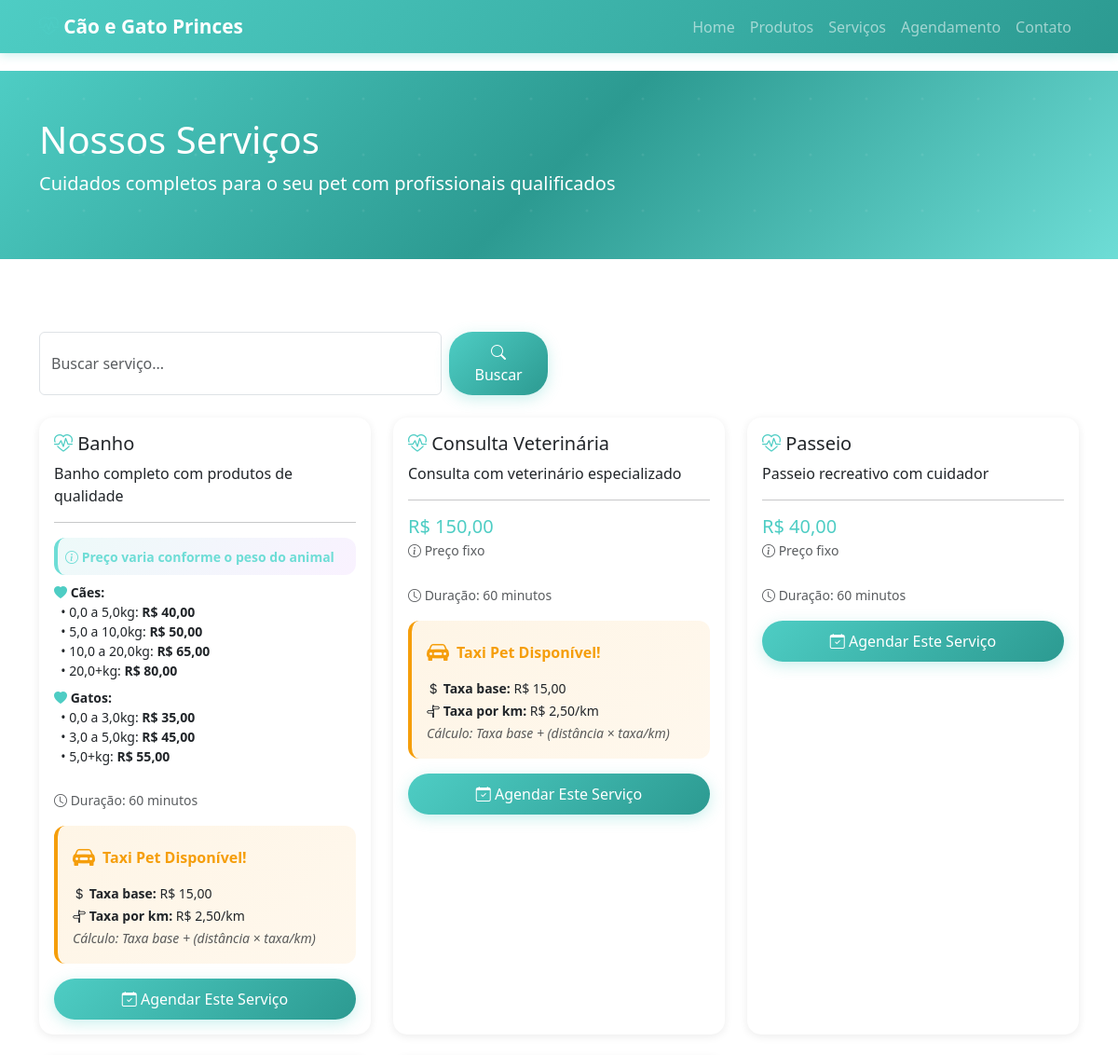
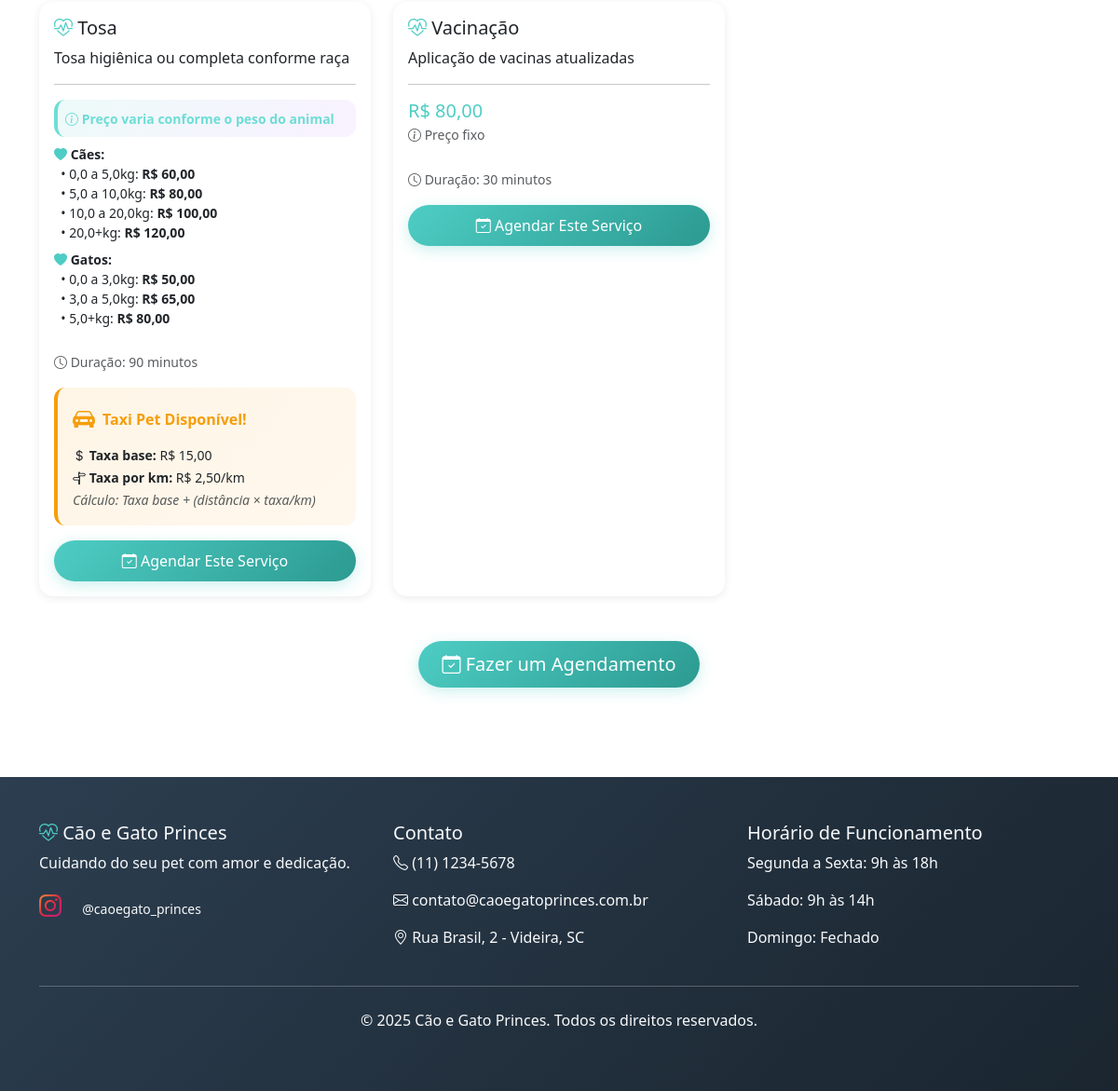
Page /servicos.php on the committed database (2 pictures, top to bottom).
### tables this page shows
CREATE TABLE IF NOT EXISTS servicos (
    id INT AUTO_INCREMENT PRIMARY KEY,
    nome VARCHAR(200) NOT NULL,
    descricao TEXT,
    preco DECIMAL(10, 2) NOT NULL,
    duracao INT NOT NULL COMMENT 'Duração em minutos',
    taxi_pet_disponivel TINYINT(1) DEFAULT 0 COMMENT 'Se o serviço oferece taxi pet',
    taxa_taxi_base DECIMAL(10, 2) DEFAULT 0.00 COMMENT 'Taxa base do taxi pet',
    taxa_taxi_por_km DECIMAL(10, 2) DEFAULT 0.00 COMMENT 'Taxa adicional por km',
    ativo TINYINT(1) DEFAULT 1,
    created_at TIMESTAMP DEFAULT CURRENT_TIMESTAMP,
    updated_at TIMESTAMP DEFAULT CURRENT_TIMESTAMP ON UPDATE CURRENT_TIMESTAMP
);

CREATE TABLE IF NOT EXISTS servico_precos_peso (
    id INT AUTO_INCREMENT PRIMARY KEY,
    servico_id INT NOT NULL,
    tipo_animal ENUM('cao', 'gato') NOT NULL,
    peso_min DECIMAL(5, 2) NOT NULL COMMENT 'Peso mínimo em kg',
    peso_max DECIMAL(5, 2) NOT NULL COMMENT 'Peso máximo em kg',
    preco DECIMAL(10, 2) NOT NULL,
    created_at TIMESTAMP DEFAULT CURRENT_TIMESTAMP,
    FOREIGN KEY (servico_id) REFERENCES servicos(id) ON DELETE CASCADE,
    INDEX idx_servico_tipo (servico_id, tipo_animal),
    INDEX idx_peso (peso_min, peso_max)
);

### servicos.php (the view, shortened to what this page needs)
<?php
include 'includes/header.php';
$conn = getConnection();
$busca = isset($_GET['busca']) ? $_GET['busca'] : '';
if ($busca) {
    $query = "SELECT * FROM servicos WHERE ativo = 1 AND (nome LIKE ? OR descricao LIKE ?) ORDER BY nome";
    $busca_param = "%$busca%";
    $stmt = $conn->prepare($query);
    $stmt->bind_param("ss", $busca_param, $busca_param);
    $stmt->execute();
    $result = $stmt->get_result();
} else {
    $query = "SELECT * FROM servicos WHERE ativo = 1 ORDER BY nome";
    $result = $conn->query($query);
}
function getPrecosPorPeso($conn, $servico_id) {
    $check_table = $conn->query("SHOW TABLES LIKE 'servico_precos_peso'");
    $query = "SELECT tipo_animal, peso_min, peso_max, preco FROM servico_precos_peso WHERE servico_id = ? ORDER BY tipo_animal, peso_min";
    $stmt = $conn->prepare($query);
    $stmt->bind_param("i", $servico_id);
    $stmt->execute();
    $result = $stmt->get_result();
    $precos = [];
    while ($row = $result->fetch_assoc()) {
        $precos[] = $row;
    }
    return $precos;
}
function campoExiste($conn, $tabela, $campo) {
    $query = "SHOW COLUMNS FROM $tabela LIKE '$campo'";
    $result = $conn->query($query);
    return $result && $result->num_rows > 0;
}
?>
<div class="page-header">
    <div class="container">
        <h1>Nossos Serviços</h1>
        <p class="lead">Cuidados completos para o seu pet com profissionais qualificados</p>
    </div>
</div>
<div class="container py-5">
    <div class="row mb-4">
        <div class="col-md-6">
            <form method="GET" class="d-flex">
                <input type="text" name="busca" class="form-control me-2"
                       placeholder="Buscar serviço..." value="<?php echo htmlspecialchars($busca); ?>">
                <button type="submit" class="btn btn-primary">
                    <i class="bi bi-search"></i> Buscar
                </button>
            </form>
        </div>
    </div>
    <div class="row g-4">
        <?php if ($result && $result->num_rows > 0): ?>
            <?php while ($servico = $result->fetch_assoc()): ?>
                <div class="col-md-6 col-lg-4">
                    <div class="card service-card h-100">
                        <div class="card-body">
                            <h5 class="card-title">
                                <i class="bi bi-heart-pulse text-primary"></i>
                                <?php echo htmlspecialchars($servico['nome']); ?>
                            </h5>
                            <p class="card-text"><?php echo htmlspecialchars($servico['descricao'] ?? 'Sem descrição disponível.'); ?></p>
                            <hr>
                            <?php
                            $precos_peso = getPrecosPorPeso($conn, $servico['id']);
                            $tem_precos_peso = !empty($precos_peso);
                            $tem_taxi_pet = campoExiste($conn, 'servicos', 'taxi_pet_disponivel');
                            $taxi_disponivel = false;
                            $taxa_base = 0;
                            $taxa_km = 0;
                            if ($tem_taxi_pet) {
                                $taxi_disponivel = isset($servico['taxi_pet_disponivel']) && $servico['taxi_pet_disponivel'] == 1;
                                $taxa_base = $servico['taxa_taxi_base'] ?? 0;
                                $taxa_km = $servico['taxa_taxi_por_km'] ?? 0;
                            }
                            ?>
                            <div class="mb-3">
                                <?php if ($tem_precos_peso): ?>
                                    <div class="alert alert-info p-2 mb-2">
                                        <small><i class="bi bi-info-circle"></i> <strong>Preço varia conforme o peso do animal</strong></small>
                                    </div>
                                    <div class="small text-start">
                                        <?php
                                        $precos_cao = array_filter($precos_peso, function($p) { return $p['tipo_animal'] === 'cao'; });
                                        $precos_gato = array_filter($precos_peso, function($p) { return $p['tipo_animal'] === 'gato'; });
                                        ?>
                                        <?php if (!empty($precos_cao)): ?>
                                            <strong><i class="bi bi-heart-fill text-primary"></i> Cães:</strong><br>
                                            <?php foreach ($precos_cao as $preco): ?>
                                                <?php
                                                $peso_min = number_format($preco['peso_min'], 1, ',', '.');
                                                $peso_max = $preco['peso_max'] >= 999 ? '+' : ' a ' . number_format($preco['peso_max'], 1, ',', '.');
                                                ?>
                                                &nbsp;&nbsp;• <?php echo $peso_min . $peso_max; ?>kg: <strong>R$ <?php echo number_format($preco['preco'], 2, ',', '.'); ?></strong><br>
                                            <?php endforeach; ?>
                                        <?php endif; ?>
                                        <?php if (!empty($precos_gato)): ?>
                                            <strong class="mt-2 d-block"><i class="bi bi-heart-fill text-primary"></i> Gatos:</strong>
                                            <?php foreach ($precos_gato as $preco): ?>
                                                <?php
                                                $peso_min = number_format($preco['peso_min'], 1, ',', '.');
                                                $peso_max = $preco['peso_max'] >= 999 ? '+' : ' a ' . number_format($preco['peso_max'], 1, ',', '.');
                                                ?>
                                                &nbsp;&nbsp;• <?php echo $peso_min . $peso_max; ?>kg: <strong>R$ <?php echo number_format($preco['preco'], 2, ',', '.'); ?></strong><br>
                                            <?php endforeach; ?>
                                        <?php endif; ?>
                                    </div>
                                <?php else: ?>
                                    <div>
                                        <span class="h5 text-primary mb-0">
                                            R$ <?php echo number_format($servico['preco'], 2, ',', '.'); ?>
                                        </span>
                                        <br>
                                        <small class="text-muted">
                                            <i class="bi bi-info-circle"></i> Preço fixo
                                        </small>
                                    </div>
                                <?php endif; ?>
                                <br>
                                <small class="text-muted">
                                    <i class="bi bi-clock"></i> Duração: <?php echo $servico['duracao']; ?> minutos
                                </small>
                            </div>
                            <?php if ($tem_taxi_pet && $taxi_disponivel): ?>
                                <div class="alert alert-warning p-3 mb-3" style="background: linear-gradient(135deg, rgba(245, 158, 11, 0.1) 0%, rgba(255, 184, 77, 0.1) 100%); border-left: 4px solid var(--cor-taxi);">
                                    <div class="d-flex align-items-center mb-2">
                                        <i class="bi bi-car-front-fill me-2" style="font-size: 1.5rem; color: var(--cor-taxi);"></i>
                                        <strong style="color: var(--cor-taxi);">Taxi Pet Disponível!</strong>
                                    </div>
                                    <small class="text-dark">
                                        <i class="bi bi-currency-dollar"></i> <strong>Taxa base:</strong> R$ <?php echo number_format($taxa_base, 2, ',', '.'); ?><br>
                                        <i class="bi bi-signpost-split"></i> <strong>Taxa por km:</strong> R$ <?php echo number_format($taxa_km, 2, ',', '.'); ?>/km<br>
                                        <em class="text-muted">Cálculo: Taxa base + (distância × taxa/km)</em>
                                    </small>
                                </div>
                            <?php endif; ?>
                            <div class="mt-3">
                                <a href="agendamento.php?servico=<?php echo $servico['id']; ?>" class="btn btn-primary w-100">
                                    <i class="bi bi-calendar-check"></i> Agendar Este Serviço
                                </a>
                            </div>
                        </div>
                    </div>
                </div>
            <?php endwhile; ?>
        <?php endif; ?>
    </div>
    <div class="text-center mt-5">
        <a href="agendamento.php" class="btn btn-primary btn-lg">
            <i class="bi bi-calendar-check"></i> Fazer um Agendamento
        </a>
    </div>
</div>
<?php
include 'includes/footer.php';
?>

### assets/css/style.css (style rules this page uses)
:root { --cor-primaria: #4ECDC4; --cor-secundaria: #2C9A91; --cor-terciaria: #6EDDD6; --cor-destaque: #FFB84D; --cor-escura: #2C3E50; --cor-clara: #F8F9FA; --cor-texto: #333333; --cor-sucesso: #10B981; --cor-taxi: #F59E0B; }
body { font-family: 'Segoe UI', Tahoma, Geneva, Verdana, sans-serif; color: var(--cor-texto); }
.service-card { border-left: 4px solid var(--cor-primaria); transition: all 0.3s; border-radius: 10px; box-shadow: 0 2px 10px rgba(0,0,0,0.08); background: white; }
.btn-primary { background: linear-gradient(135deg, var(--cor-primaria) 0%, var(--cor-secundaria) 100%); border: none; border-radius: 25px; padding: 10px 25px; font-weight: 500; transition: all 0.3s ease; box-shadow: 0 4px 15px rgba(78, 205, 196, 0.3); }
.page-header { background: linear-gradient(135deg, var(--cor-primaria) 0%, var(--cor-secundaria) 50%, var(--cor-terciaria) 100%); color: white; padding: 50px 0; margin-bottom: 30px; position: relative; overflow: hidden; }
.page-header::before { content: ''; position: absolute; top: 0; left: 0; right: 0; bottom: 0; opacity: 0.5; }
.alert { border-radius: 12px; border: none; }
.alert-info { background: linear-gradient(135deg, rgba(78, 205, 196, 0.1) 0%, rgba(199, 125, 255, 0.1) 100%); color: var(--cor-terciaria); border-left: 4px solid var(--cor-terciaria); }
.alert-warning { background: linear-gradient(135deg, rgba(255, 184, 77, 0.1) 0%, rgba(255, 107, 157, 0.1) 100%); color: #F59E0B; border-left: 4px solid var(--cor-destaque); }
.text-primary { color: var(--cor-primaria) !important; }
.card { border-radius: 15px; border: none; overflow: hidden; }
a { color: var(--cor-primaria); transition: color 0.3s ease; }
.bi-heart-pulse { color: var(--cor-primaria); }
.product-card, .service-card { animation: fadeInUp 0.5s ease-out; }

### rows in the picture
servicos: nome "Banho", descricao "Banho completo com produtos de qualidade", duracao "60", taxa_taxi_base "15,00", taxa_taxi_por_km "2,50"
servico_precos_peso: peso_min "0,0", peso_max "a 5,0", preco "40,00"
servico_precos_peso: peso_min "5,0", peso_max "a 10,0", preco "50,00"
servico_precos_peso: peso_min "10,0", peso_max "a 20,0", preco "65,00"
servico_precos_peso: peso_min "20,0", peso_max "+", preco "80,00"
servico_precos_peso: peso_min "0,0", peso_max "a 3,0", preco "35,00"
servico_precos_peso: peso_min "3,0", peso_max "a 5,0", preco "45,00"
servico_precos_peso: peso_min "5,0", peso_max "+", preco "55,00"
servicos: nome "Consulta Veterinária", descricao "Consulta com veterinário especializado", preco "150,00", duracao "60", taxa_taxi_base "15,00", taxa_taxi_por_km "2,50"
servicos: nome "Passeio", descricao "Passeio recreativo com cuidador", preco "40,00", duracao "60"
servicos: nome "Tosa", descricao "Tosa higiênica ou completa conforme raça", duracao "90", taxa_taxi_base "15,00", taxa_taxi_por_km "2,50"
servico_precos_peso: peso_min "0,0", peso_max "a 5,0", preco "60,00"
servico_precos_peso: peso_min "5,0", peso_max "a 10,0", preco "80,00"
servico_precos_peso: peso_min "10,0", peso_max "a 20,0", preco "100,00"
servico_precos_peso: peso_min "20,0", peso_max "+", preco "120,00"
servico_precos_peso: peso_min "0,0", peso_max "a 3,0", preco "50,00"
servico_precos_peso: peso_min "3,0", peso_max "a 5,0", preco "65,00"
servico_precos_peso: peso_min "5,0", peso_max "+", preco "80,00"
servicos: nome "Vacinação", descricao "Aplicação de vacinas atualizadas", preco "80,00", duracao "30"
